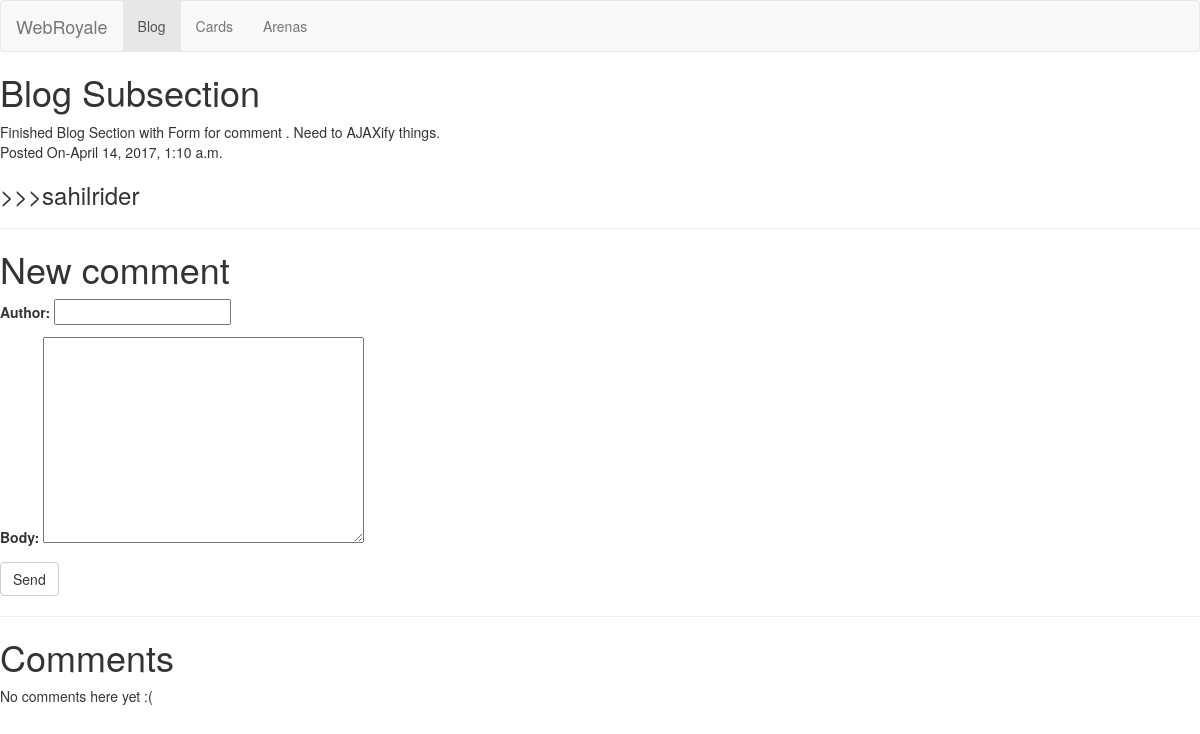
The app's page /blog/post/2/ with its own data.
### blog/models.py (models this page shows, shortened)
class Post(models.Model):
	title=models.CharField(max_length=50)
	body = models.TextField()
	posted=models.DateTimeField('date published')
	author=models.CharField(max_length=30)

### blog/views.py (the view)
# urls.py: url(r'^post/(?P<post_id>[0-9]+)/$', views.view_post, name='view_post'),
def view_post(request, post_id):
	post=get_object_or_404(Post, pk=post_id)
	if request.method=='POST':
		form=CommentForm(request.POST)
		if form.is_valid():
			comment=form.save(commit=False)
			comment.post=post
			comment.save()
	else:
		form=CommentForm()
	return render(request,'blog/view_post.html',{'post':post,'form':form})

### blog/forms.py
class CommentForm(forms.ModelForm):
	class Meta:
		model=Comment
		fields=('author','body',)

### blog/templates/blog/view_post.html
{% extends 'blog/base.html' %}
{% block title %}{{ post.title }}{% endblock %}
{% block content %}
{{ post.body }}
<br>
Posted On-{{post.posted}}
<h3>>>>{{post.author}}</h3>
<hr>
    <h1>New comment</h1>
    <form method="POST" class="post-form">{% csrf_token %}
        {{ form.as_p }}
        <button type="submit" class="save btn btn-default">Send</button>
    </form>
<hr>
<h1>Comments</h1>
{% for comment in post.comments.all %}
    <div class="comment">
        <div class="date">{{ comment.posted_date }}</div>
        <strong>{{ comment.author }}</strong>
        <p>{{ comment.body|linebreaks }}</p>
        <hr>
    </div>
{% empty %}
    <p>No comments here yet :(</p>
{% endfor %}
{% endblock %}

### records on screen
Post: title "Blog Subsection", body "Finished Blog Section with Form for comment . Need to AJAXify things.", posted "April 14, 2017, 1:10 a.m.", author "sahilrider"
